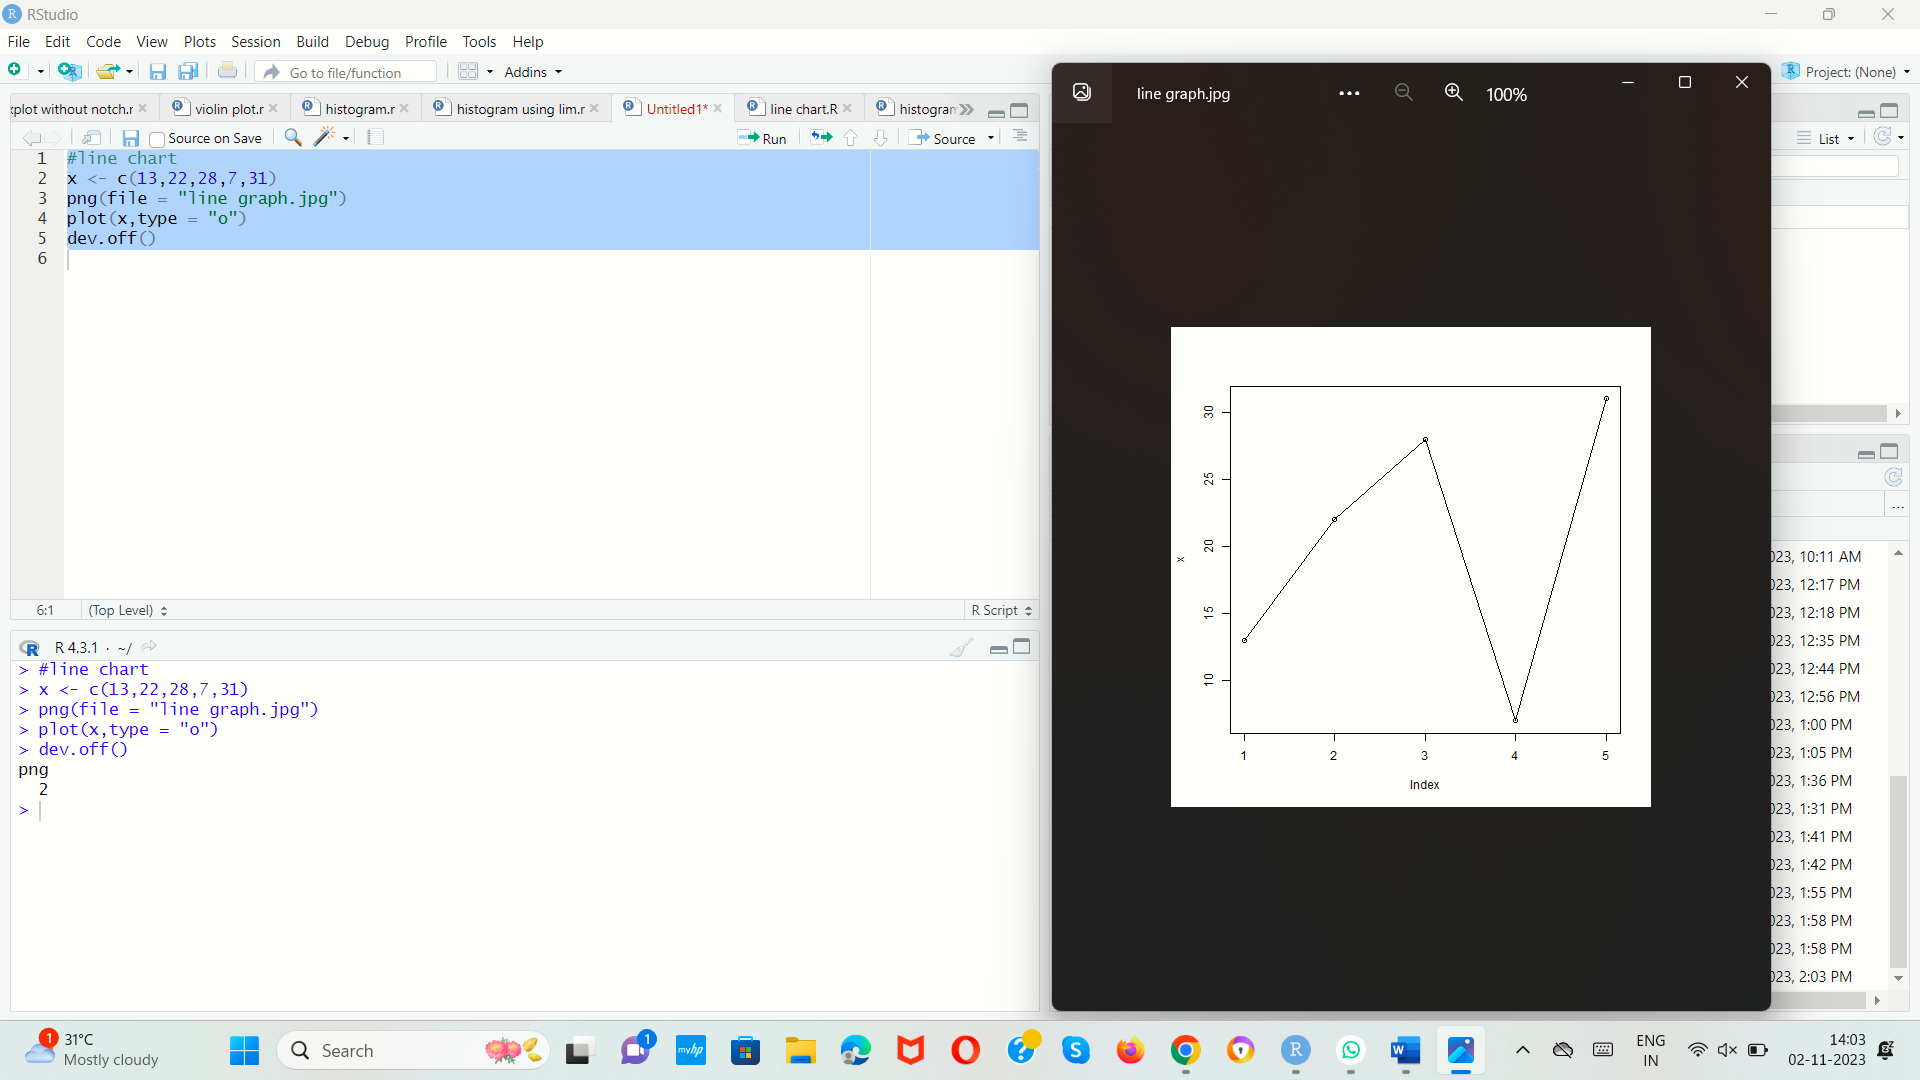

Recreate this plot in R.
#line chart
x <- c(13,22,28,7,31)
png(file = "line graph.jpg")  
plot(x,type = "o")  
dev.off()  
